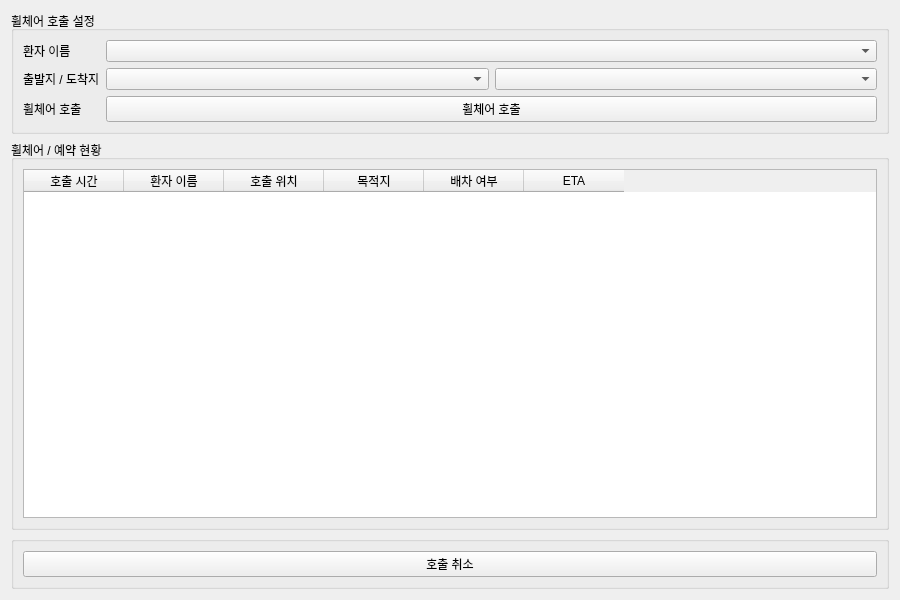
<?xml version="1.0" encoding="UTF-8"?>
<ui version="4.0">
 <class>wheelchair_medical</class>
 <widget class="QWidget" name="wheelchair_medical">
  <property name="geometry">
   <rect>
    <x>0</x>
    <y>0</y>
    <width>900</width>
    <height>600</height>
   </rect>
  </property>
  <property name="windowTitle">
   <string>휠체어 관리</string>
  </property>
  <layout class="QVBoxLayout" name="verticalLayout">
   <item>
    <widget class="QGroupBox" name="gbCallWheelchair">
     <property name="title">
      <string>휠체어 호출 설정</string>
     </property>
     <layout class="QFormLayout" name="formCall">
      <item row="0" column="0">
       <widget class="QLabel" name="lbPatientName">
        <property name="text">
         <string>환자 이름</string>
        </property>
       </widget>
      </item>
      <item row="1" column="0">
       <widget class="QLabel" name="lbRoomClinic">
        <property name="text">
         <string>출발지 / 도착지</string>
        </property>
       </widget>
      </item>
      <item row="1" column="1">
       <layout class="QHBoxLayout" name="hlRoomClinic">
        <item>
         <widget class="QComboBox" name="cbSelectStart"/>
        </item>
        <item>
         <widget class="QComboBox" name="cbSelectEnd"/>
        </item>
       </layout>
      </item>
      <item row="2" column="1">
       <layout class="QHBoxLayout" name="hlReserveTime">
        <item>
         <widget class="QPushButton" name="pbSendWheelchair">
          <property name="text">
           <string>휠체어 호출</string>
          </property>
         </widget>
        </item>
       </layout>
      </item>
      <item row="0" column="1">
       <widget class="QComboBox" name="cbSelectPatient"/>
      </item>
      <item row="2" column="0">
       <widget class="QLabel" name="lbReserveTime">
        <property name="text">
         <string>휠체어 호출</string>
        </property>
       </widget>
      </item>
     </layout>
    </widget>
   </item>
   <item>
    <widget class="QGroupBox" name="gbReservation">
     <property name="title">
      <string>휠체어 / 예약 현황</string>
     </property>
     <layout class="QVBoxLayout" name="vlReservation">
      <item>
       <widget class="QTableWidget" name="twReservation">
        <property name="rowCount">
         <number>0</number>
        </property>
        <property name="columnCount">
         <number>6</number>
        </property>
        <column>
         <property name="text">
          <string>호출 시간</string>
         </property>
        </column>
        <column>
         <property name="text">
          <string>환자 이름</string>
         </property>
        </column>
        <column>
         <property name="text">
          <string>호출 위치</string>
         </property>
        </column>
        <column>
         <property name="text">
          <string>목적지</string>
         </property>
        </column>
        <column>
         <property name="text">
          <string>배차 여부</string>
         </property>
        </column>
        <column>
         <property name="text">
          <string>ETA</string>
         </property>
        </column>
       </widget>
      </item>
     </layout>
    </widget>
   </item>
   <item>
    <layout class="QHBoxLayout" name="hlBottom">
     <item>
      <widget class="QGroupBox" name="gbBoarding">
       <property name="title">
        <string/>
       </property>
       <layout class="QHBoxLayout" name="hlBoarding">
        <item>
         <widget class="QPushButton" name="pbCancel">
          <property name="text">
           <string>호출 취소</string>
          </property>
         </widget>
        </item>
       </layout>
      </widget>
     </item>
    </layout>
   </item>
  </layout>
 </widget>
 <resources/>
 <connections/>
</ui>
